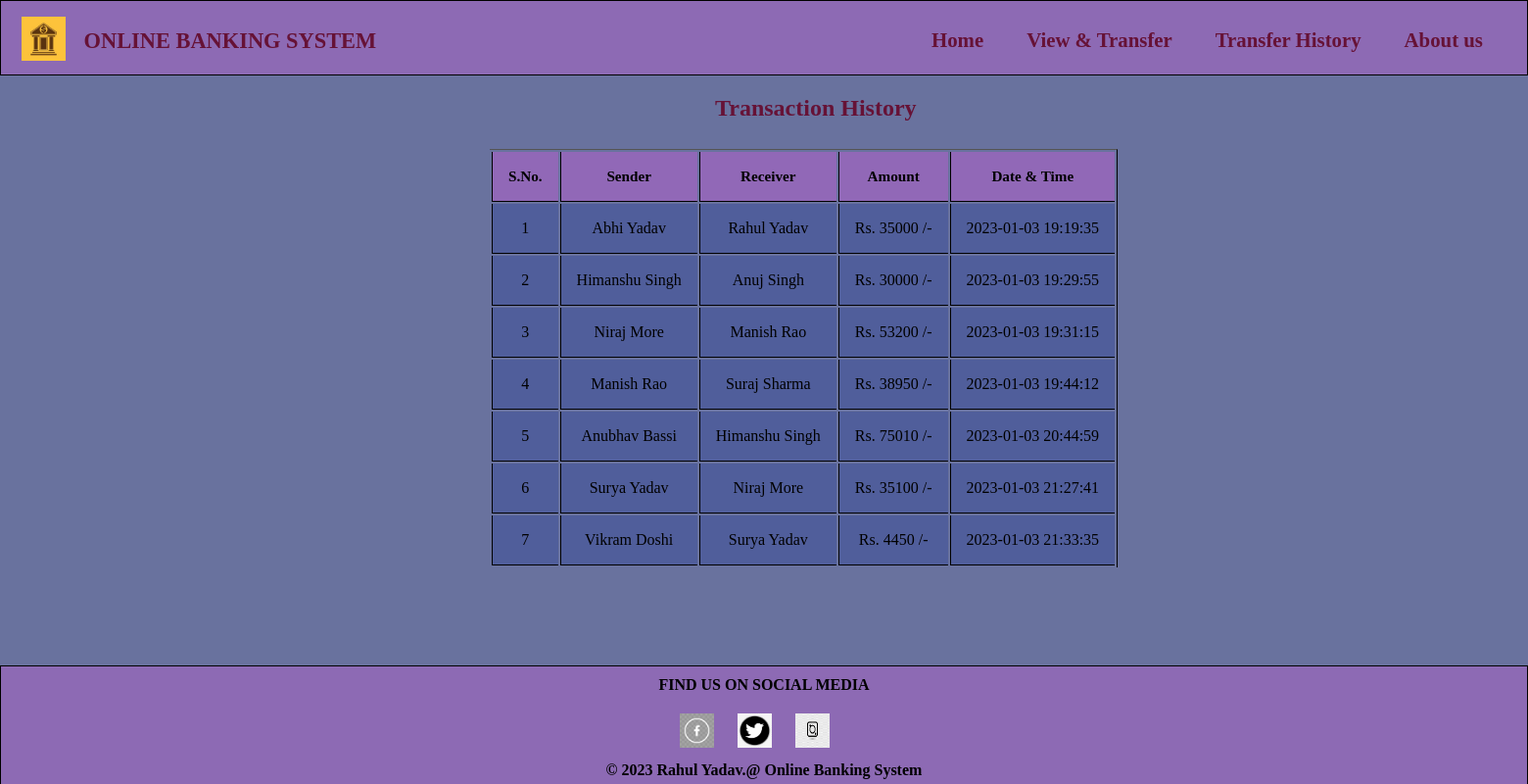
The page /transactionhistory.php on the database its author committed.
### tables this page shows
CREATE TABLE `transaction` (
  `sno` int(3) NOT NULL,
  `sender` text NOT NULL,
  `receiver` text NOT NULL,
  `balance` int(8) NOT NULL,
  `datetime` datetime NOT NULL DEFAULT CURRENT_TIMESTAMP
);

### transactionhistory.php (the view, shortened to what this page needs)
<!DOCTYPE html>
<html lang="en">
<head>
    <link rel="stylesheet" href="style.css">
</head>
<body style="background-color : #616b99f2;">
<div id="navs">
            <img class= "logo" src="image/bnk.jpg">
            <b class="head">ONLINE BANKING SYSTEM</b>
            <nav><strong>
            <a class="anchor" href="index.php">Home</a>
            <a class="anchor" href="transfermoney.php">View & Transfer</a>
            <a class="anchor" href="transactionhistory.php">Transfer History</a>
            <a class="anchor" class="bottom" href="#bottom">About us</a>
        </strong>
        </nav>
    </div>
	<div class="container2">
        <h2 class="text-" style="color :#661236;padding:20px 0  10px 230px;">Transaction History</h2>
       <br>
       <div class="table-responsive-sm">
    <table class="table"style="border-color:black;" border=1>
        <thead style="color : white;">
            <tr>
                <th class="text-center">S.No.</th>
                <th class="text-center">Sender</th>
                <th class="text-center">Receiver</th>
                <th class="text-center">Amount</th>
                <th class="text-center">Date & Time</th>
            </tr>
        </thead>
        <tbody>
        <?php
            include 'config.php';
            $sql ="SELECT * FROM transaction";
            $query =mysqli_query($conn, $sql);
            while($rows = mysqli_fetch_assoc($query))
            {
        ?>
            <tr style="color : white;">
            <td class="py-2"><?php echo $rows['sno']; ?></td>
            <td class="py-2"><?php echo $rows['sender']; ?></td>
            <td class="py-2"><?php echo $rows['receiver']; ?></td>
            <td class="py-2">Rs. <?php echo $rows['balance']; ?> /-</td>
            <td class="py-2"><?php echo $rows['datetime']; ?> </td>
        <?php
            }
        ?>
        </tbody>
    </table>
    </div>
</div>
<footer class="text mt-5 py-2">
<div class="bottom" id="bottom">
        <h4 class="bot">FIND US ON SOCIAL MEDIA</h4>
        <img class="img" src="image/ff.jpg">
        <a href="www.twitter.com"></a> <img class ="img" src="image/tw.png">
        <a href="www.instagram.com"></a><img class ="img" src="image/ins.jpg">
        <p class="ii"><strong>© 2023 Rahul Yadav.@ Online Banking System</strong></p>
    </div>
</footer>
</body>
</html>

### style.css (style rules this page uses)
* { margin: 0; padding: 0; box-sizing: border-box; }
body { background-color:#616b99f2; overflow-x: hidden; }
table thead th { font-size: .95rem; font-weight: bold; color: rgba(0,0,0,.54); border-top-width: 0; border-bottom-width: 1px; }
.head { font-size: 1.4rem; color: #661236; padding-left: 1%; position: relative; top:0.2rem; }
.anchor { text-decoration: none; color: #661236; font-size:1.3rem; position:relative; left:930px; bottom: 23px; padding-left: 20px; padding-right: 20px; }
#navs { background-color:#9e66bfad; border:1px solid black; }
th { font-weight: bold; }
td , th { text-align: center; color:black; padding:1rem; vertical-align: top; border: 1px solid black; border-top: none; border-right: none; background-color: #505d9bf2; color:black; }
.text-center { color:black; background-color:#9e66bfc2; }
th { background-color: #1c87c9; vertical-align: bottom; border-bottom: 1px solid black; font-size: .95rem; font-weight:bold; color:rgb(80, 10, 82); border-top-width:bolder; border-bottom-width:bolder; }
table { border-left: none; border-bottom: none; margin-bottom: 100px; }
.container2 { position: relative; left:500px; }
.logo { height: 45px; width: 45px; margin-left: 20px; position: relative; top:16px; left:1px }
.bottom { text-align: center; background-color:#9e66bfad; margin-top: 1%; padding-top: 10px; overflow-x: hidden; overflow-y: hidden; border:1px solid black; }
.img { height:35px; width:45px; margin:20px 10px 10px auto; padding-right: 10px; }
p { padding-bottom: 0.5%; }

### rows shown on the page
transaction: sno "1", sender "Abhi Yadav", receiver "Rahul Yadav", balance "35000", datetime "2023-01-03 19:19:35"
transaction: sno "2", sender "Himanshu Singh", receiver "Anuj Singh", balance "30000", datetime "2023-01-03 19:29:55"
transaction: sno "3", sender "Niraj More", receiver "Manish Rao", balance "53200", datetime "2023-01-03 19:31:15"
transaction: sno "4", sender "Manish Rao", receiver "Suraj Sharma", balance "38950", datetime "2023-01-03 19:44:12"
transaction: sno "5", sender "Anubhav Bassi", receiver "Himanshu Singh", balance "75010", datetime "2023-01-03 20:44:59"
transaction: sno "6", sender "Surya Yadav", receiver "Niraj More", balance "35100", datetime "2023-01-03 21:27:41"
transaction: sno "7", sender "Vikram Doshi", receiver "Surya Yadav", balance "4450", datetime "2023-01-03 21:33:35"
